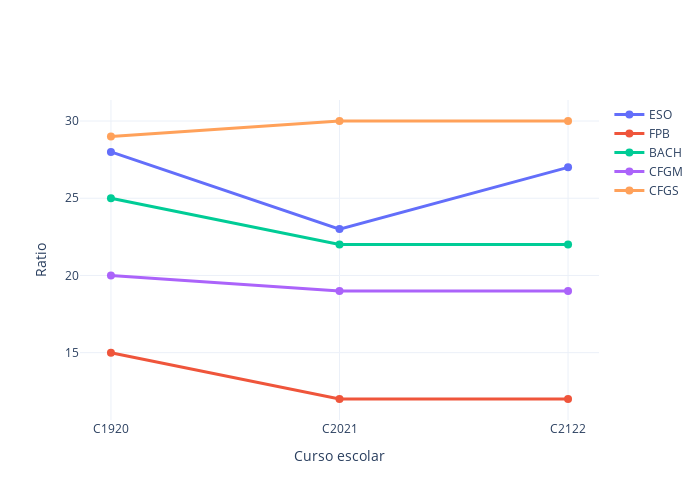

Notebook code cell kept with this figure:
### Markdown cell above
## Evolución de la ratio de alumnado por etapas (máximo)

### Code cell
myplotly.num_students_evolution(df_ce, stages, years, ratio=True, max_ratio=True)

### Figure 1 — Plotly figure (JSON) as saved in the notebook; plotly's stock layout.template omitted (floating-point values rounded to 4 significant figures)
{"data": [{"hoverinfo": "name+text", "line": {"width": 3}, "marker": {"size": 8}, "name": "ESO", "text": [28, 23, 27], "type": "scatter", "x": ["C1920", "C2021", "C2122"], "y": [28, 23, 27]}, {"hoverinfo": "name+text", "line": {"width": 3}, "marker": {"size": 8}, "name": "FPB", "text": [15, 12, 12], "type": "scatter", "x": ["C1920", "C2021", "C2122"], "y": [15, 12, 12]}, {"hoverinfo": "name+text", "line": {"width": 3}, "marker": {"size": 8}, "name": "BACH", "text": [25, 22, 22], "type": "scatter", "x": ["C1920", "C2021", "C2122"], "y": [25, 22, 22]}, {"hoverinfo": "name+text", "line": {"width": 3}, "marker": {"size": 8}, "name": "CFGM", "text": [20, 19, 19], "type": "scatter", "x": ["C1920", "C2021", "C2122"], "y": [20, 19, 19]}, {"hoverinfo": "name+text", "line": {"width": 3}, "marker": {"size": 8}, "name": "CFGS", "text": [29, 30, 30], "type": "scatter", "x": ["C1920", "C2021", "C2122"], "y": [29, 30, 30]}], "layout": {"height": 500, "width": 700, "xaxis": {"title": {"text": "Curso escolar"}}, "yaxis": {"title": {"text": "Ratio"}}}}
